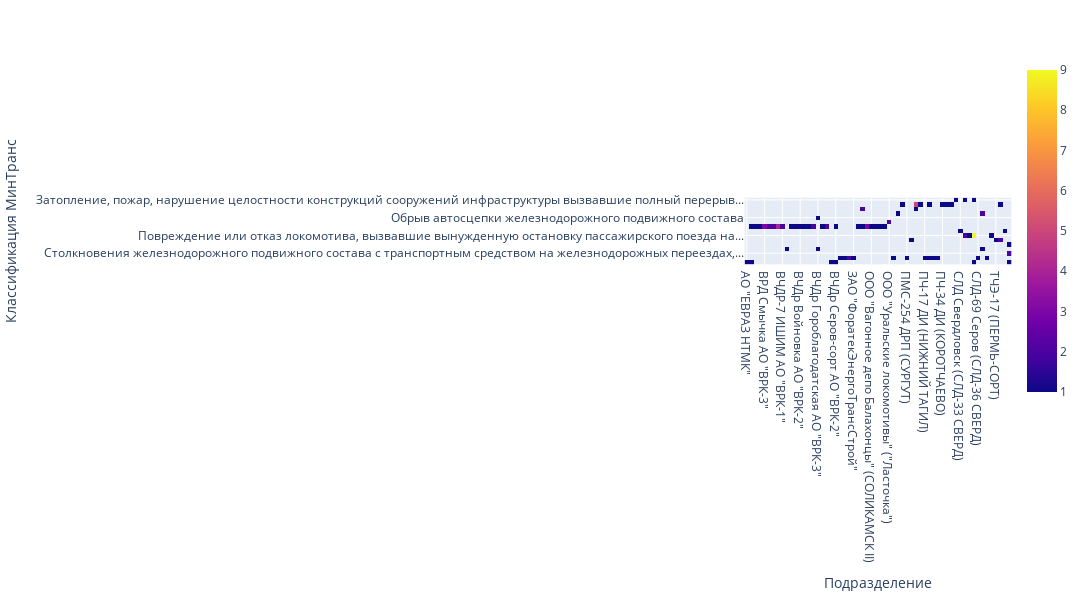

Notebook source saved alongside this figure:
### Code cell
pivot=df.groupby(['Классификация МинТранс','Подразделение'])['Дорога'].count().unstack()
fig = px.imshow(pivot, width=2000, height=600)
fig.show()

### Figure 1 — Plotly figure (JSON) as saved in the notebook; plotly's stock layout.template omitted (floating-point values rounded to 4 significant figures; data arrays with more than 128 entries replaced by an {"elided": "..."} marker saying what was removed)
{"data": [{"coloraxis": "coloraxis", "hovertemplate": "Подразделение: %{x}<br>Классификация МинТранс: %{y}<br>color: %{z}<extra></extra>", "name": "0", "type": "heatmap", "x": ["АО \"ЕВРАЗ НТМК\"", "АО \"НПК\"Уралвагонзавод\"\" (клеймо 5)", "ВКМ ЗАО \"Бурлак\" (клеймо 1414)", "ВКМ Пермь-Сортировочная АО \"ВРК-2\"", "ВРД Смычка АО \"ВРК-3\"", "ВРД Смычка АО \"ВРК-3\" (клеймо 1590)", "ВЧДР-10 ЧУСОВОЙ АО \"ВРК-1\" (ЧУСОВСКАЯ)", "ВЧДР-4 СВЕРДЛОВСК-СОРТ АО \"ВРК-1\" (ЕКАТЕРИН-С)", "ВЧДР-7 ИШИМ АО \"ВРК-1\"", "ВЧДЭ-17 ПЕРМЬ-СОРТ ДИ", "ВЧДр Веpещагино АО \"ВРК-3\"", "ВЧДр Веpещагино АО \"ВРК-3\" (клеймо 590)", "ВЧДр Войновка АО \"ВРК-2\"", "ВЧДр Войновка АО \"ВРК-2\" (клеймо 1082)", "ВЧДр Гоpоблагодатская АО \"ВРК-3\"", "ВЧДр Гоpоблагодатская АО \"ВРК-3\" (клеймо 582)", "ВЧДр Гороблагодатская АО \"ВРК-3\"", "ВЧДр Егоpшино АО \"ВРК-3\"", "ВЧДр Пеpмь-Соpтировочная АО \"ВРК-2\"", "ВЧДр Сеpов-Соpтировочный АО \"ВРК-2\"", "ВЧДр Серов-сорт АО \"ВРК-2\"", "ДС БЕРЕЗНИКИ-СОРТИРОВОЧНАЯ", "ДС ВОЙНОВКА", "ДЦС-1 ПЕРМСКИЙ (ПЕРМЬ I)", "ЗАО \"ФоратекЭнергоТрансСтрой\"", "ОАО \"ОМСЗ\" (клеймо 1278)", "ООО \"ВРП Завязовское\"", "ООО \"ВРП Завязовское\" (клеймо 1578)", "ООО \"Вагонное депо Балахонцы\" (СОЛИКАМСК II)", "ООО \"Вагонное депо Балахонцы\" (клеймо 1166)", "ООО \"Ермак\" (клеймо 2327)", "ООО \"Тюмень ЖД Сервис\" (клеймо 1730)", "ООО \"Уральские локомотивы\" (\"Ласточка\")", "ООО НПП \"Вагонник\"", "ПМС-168 ДРП (ФЕРМА)", "ПМС-171 ДРП (ШАРТАШ)", "ПМС-254 ДРП (СУРГУТ)", "ПМС-43 ДРП (НИЖНИЙ ТАГИЛ)", "ПЧ-1 ДИ (ВЕРЕЩАГИНО)", "ПЧ-12 ДИ (ТЮМЕНЬ)", "ПЧ-17 ДИ (НИЖНИЙ ТАГИЛ)", "ПЧ-2 ДИ (ПЕРМЬ II)", "ПЧ-20 ДИ (СЕРОВ)", "ПЧ-28 ДИ (ТОБОЛЬСК)", "ПЧ-34 ДИ (КОРОТЧАЕВО)", "ПЧ-7 ДИ (ЕКАТЕРИН-ПАС)", "ПЧ-8 ДИ (БАЖЕНОВО)", "Противоправное действие посторонних лиц", "СЛД Свердловск (СЛД-33 СВЕРД)", "СЛД Чусовой (СЛД-31 СВЕРД)", "СЛД-4 С-Петербург (СЛД-2 ОКТ)", "СЛД-67 Тюмень (СЛД-35 СВЕРД)", "СЛД-69 Серов (СЛД-36 СВЕРД)", "Стороннее вмешательство в работу ж.д. транспорта", "ТЧЭ-10 (ЧУСОВСКАЯ)", "ТЧЭ-12 (СЕРОВ-СОРТ)", "ТЧЭ-17 (ПЕРМЬ-СОРТ)", "ТЧЭ-18 (СУРГУТ)", "ТЧЭ-8 (ИШИМ)", "водитель транспортного средства"], "xaxis": "x", "y": ["Затопление, пожар, нарушение целостности конструкций сооружений инфраструктуры вызвавшие полный перерыв...", "Излом рельса под железнодорожным подвижным составом", "Крушение при сходе железнодорожного подвижного состава на перегонах и станциях при...", "Наезд железнодорожного подвижного состава на механизмы, оборудование и посторонние предметы...", "Обрыв автосцепки железнодорожного подвижного состава", "Отмена отправления пассажирского поезда с железнодорожной станции отправления или высадка...", "Отцепка вагона от грузового поезда в пути следования на перегонах или...", "Падение на путь деталей железнодорожного подвижного состава", "Повреждение или отказ локомотива, вызвавшие вынужденную остановку пассажирского поезда на...", "Проезд железнодорожным подвижным составом запрещающего сигнала светофора", "Происшествие связанное с несанкционированным движением по железнодорожным путям транспортного средства не...", "Саморасцеп автосцепок в поездах", "Столкновения железнодорожного подвижного состава с транспортным средством на железнодорожных переездах,...", "Сход железнодорожного подвижного состава при маневровой работе, экипировке или других...", "Сход железнодорожного подвижного состава при поездной работе, не имеющие последствий..."], "yaxis": "y", "z": {"elided": "15x60 int values"}}], "layout": {"coloraxis": {"colorscale": [[0, "#0d0887"], [0.1111, "#46039f"], [0.2222, "#7201a8"], [0.3333, "#9c179e"], [0.4444, "#bd3786"], [0.5556, "#d8576b"], [0.6667, "#ed7953"], [0.7778, "#fb9f3a"], [0.8889, "#fdca26"], [1, "#f0f921"]]}, "height": 600, "margin": {"t": 60}, "width": 2000, "xaxis": {"anchor": "y", "constrain": "domain", "domain": [0, 1], "scaleanchor": "y", "title": {"text": "Подразделение"}}, "yaxis": {"anchor": "x", "autorange": "reversed", "constrain": "domain", "domain": [0, 1], "title": {"text": "Классификация МинТранс"}}}}
